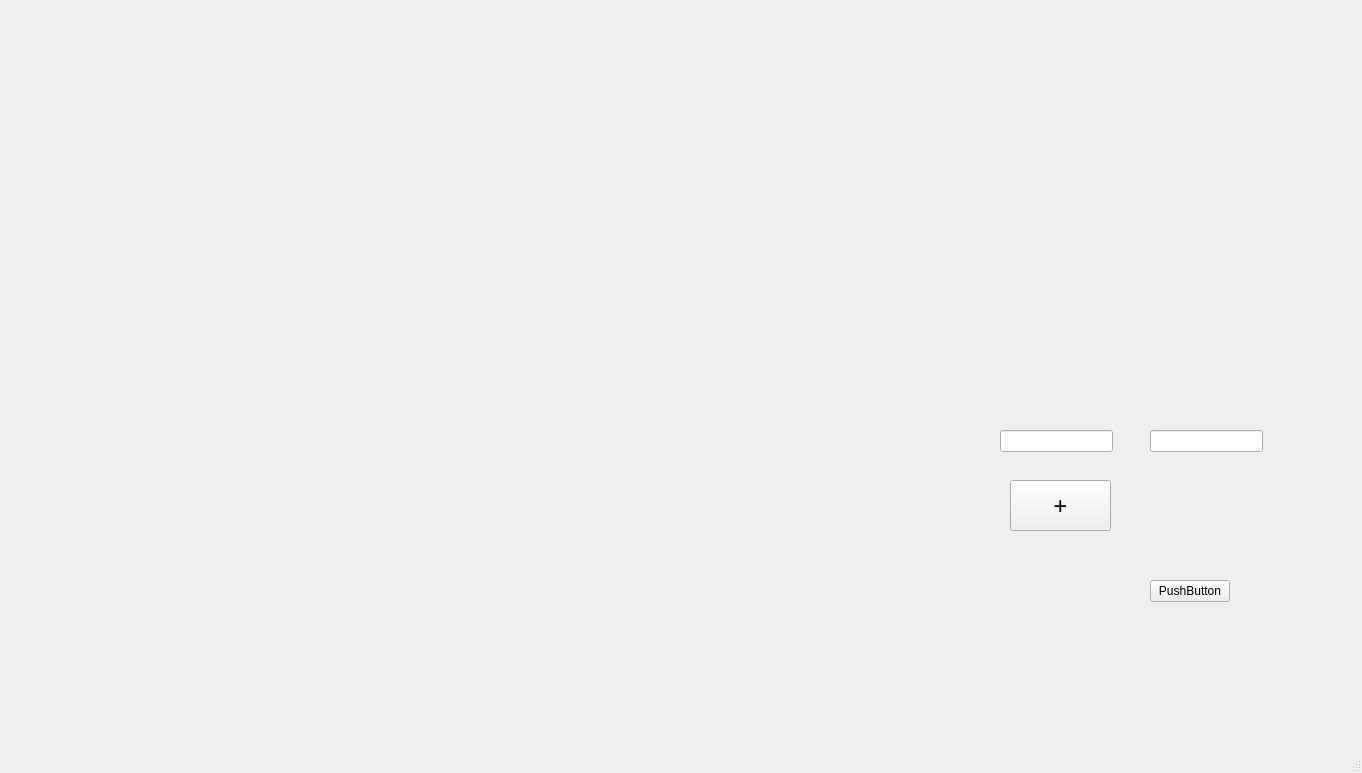
<?xml version="1.0" encoding="UTF-8"?>
<ui version="4.0">
 <class>MainWindow</class>
 <widget class="QMainWindow" name="MainWindow">
  <property name="geometry">
   <rect>
    <x>0</x>
    <y>0</y>
    <width>1362</width>
    <height>773</height>
   </rect>
  </property>
  <property name="windowTitle">
   <string>MainWindow</string>
  </property>
  <widget class="QWidget" name="centralwidget">
   <widget class="DrawWidget" name="draw_widget" native="true">
    <property name="geometry">
     <rect>
      <x>9</x>
      <y>9</y>
      <width>981</width>
      <height>704</height>
     </rect>
    </property>
   </widget>
   <widget class="QPushButton" name="add">
    <property name="geometry">
     <rect>
      <x>1010</x>
      <y>480</y>
      <width>101</width>
      <height>51</height>
     </rect>
    </property>
    <property name="font">
     <font>
      <pointsize>18</pointsize>
     </font>
    </property>
    <property name="text">
     <string>+</string>
    </property>
   </widget>
   <widget class="QLineEdit" name="coord1">
    <property name="geometry">
     <rect>
      <x>1000</x>
      <y>430</y>
      <width>113</width>
      <height>22</height>
     </rect>
    </property>
   </widget>
   <widget class="QLineEdit" name="coord2">
    <property name="geometry">
     <rect>
      <x>1150</x>
      <y>430</y>
      <width>113</width>
      <height>22</height>
     </rect>
    </property>
   </widget>
   <widget class="QPushButton" name="pushButton">
    <property name="geometry">
     <rect>
      <x>1150</x>
      <y>580</y>
      <width>80</width>
      <height>22</height>
     </rect>
    </property>
    <property name="text">
     <string>PushButton</string>
    </property>
   </widget>
  </widget>
  <widget class="QMenuBar" name="menubar">
   <property name="geometry">
    <rect>
     <x>0</x>
     <y>0</y>
     <width>1362</width>
     <height>21</height>
    </rect>
   </property>
  </widget>
  <widget class="QStatusBar" name="statusbar"/>
 </widget>
 <customwidgets>
  <customwidget>
   <class>DrawWidget</class>
   <extends>QWidget</extends>
   <header location="global">drawwidget.h</header>
   <container>1</container>
  </customwidget>
 </customwidgets>
 <resources/>
 <connections/>
</ui>
